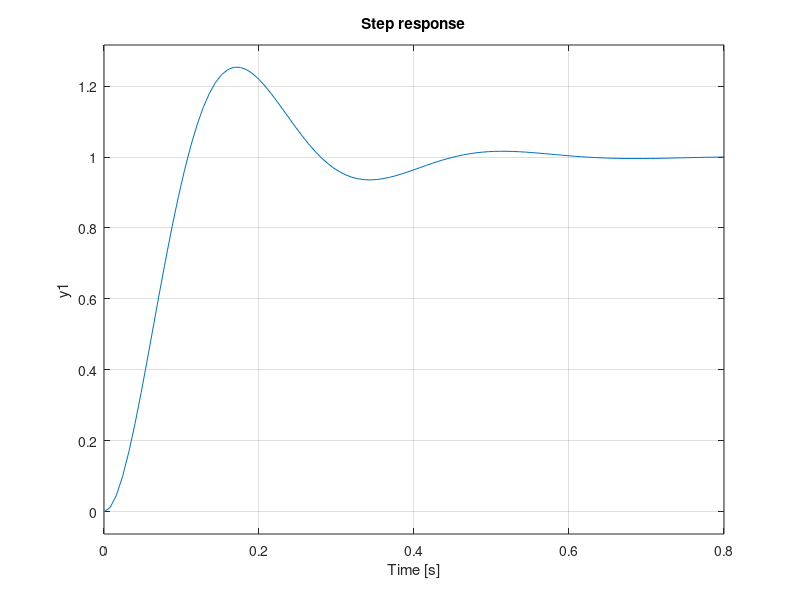
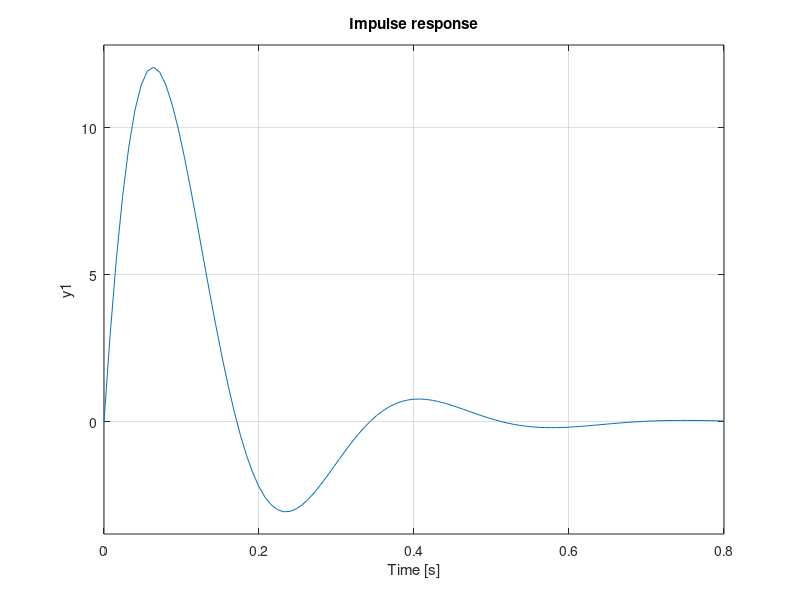
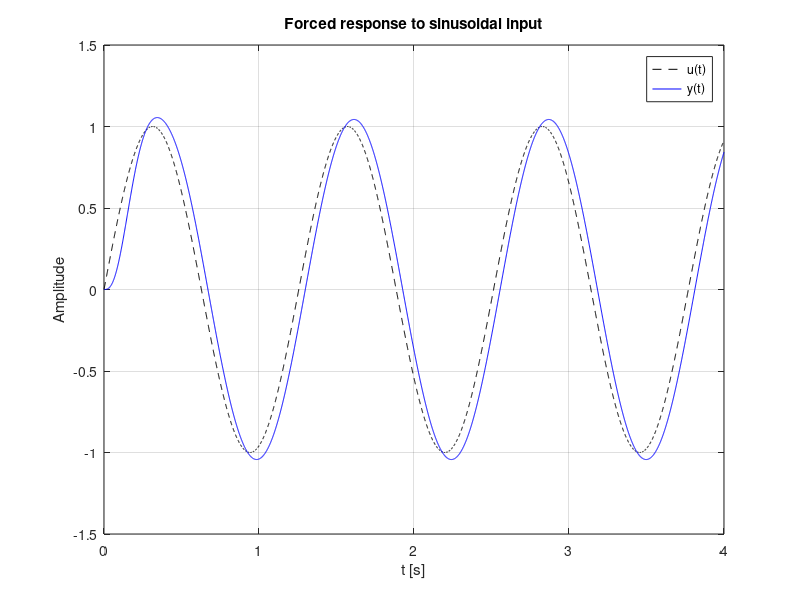
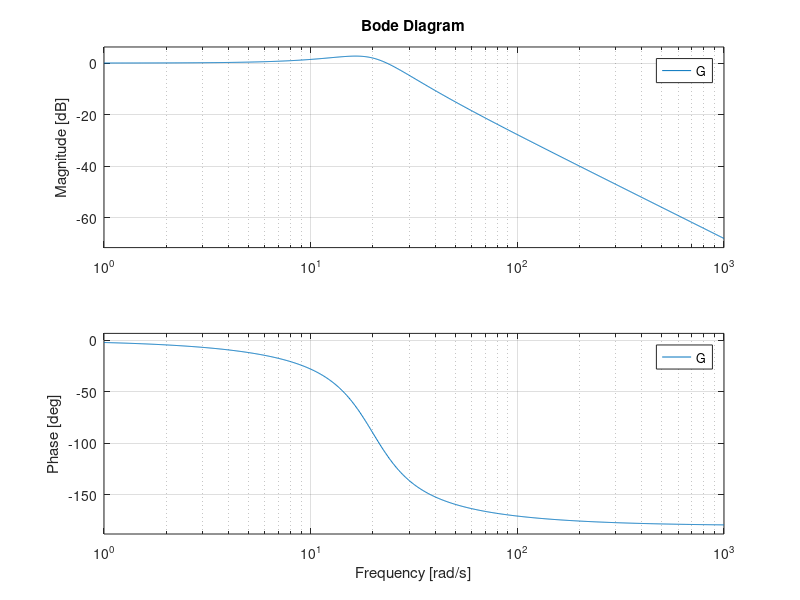

These charts were generated, in order, by the following MATLAB code:
% Parameters
omega_n = 20;    % rad/s
zeta    = 0.4;

% Transfer function G(s) = omega_n^2 / (s^2 + 2*zeta*omega_n*s + omega_n^2)
num = omega_n^2;
den = [1, 2*zeta*omega_n, omega_n^2];
G   = tf(num, den);

% 1) Time-domain responses
figure; step(G);
title('Step response');

figure; impulse(G);
title('Impulse response');

t = 0:0.001:4;
u = sin(5*t);   % sinusoidal input (e.g., joint torque disturbance)
[y, t_out] = lsim(G, u, t);

figure;
plot(t_out, u, 'k--', t_out, y, 'b');
legend('u(t)', 'y(t)');
xlabel('t [s]');
ylabel('Amplitude');
title('Forced response to sinusoidal input');
grid on;

% 2) Frequency response (Bode and Nyquist)
figure; bode(G);
grid on;

figure; nyquist(G);
grid on;

% 3) Robotics-oriented example:
%    Combine with Robotics System Toolbox to analyze joint servo dynamics
%    for a rigid-body model robot = robotics.RigidBodyTree;
%    Closed-loop joint model can be mapped to a transfer function and
%    analyzed with the same commands.
